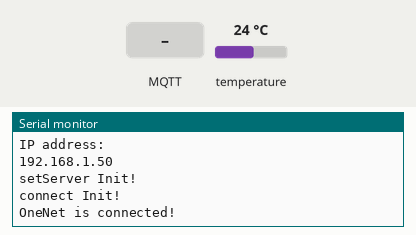
A sketch run on a simulated ESP32. Shown: the last lines printed to the serial monitor. The inputs (shaded band) are chosen by the test bench; at power-on: temperature 24 °C. WiFi joins after 1.5 s; servers stay silent unless stated; no MQTT or app messages arrive unless stated.

Above: at 9.7 s.
9.8 s: MQTT message "1" arrives on the first subscribed topic
At 11.1 s:
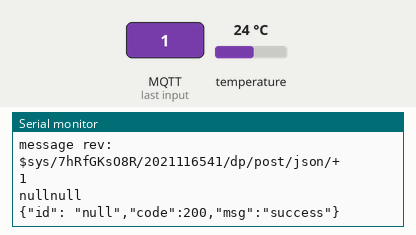
11.6 s: MQTT message "on" arrives on the first subscribed topic
At 12.3 s:
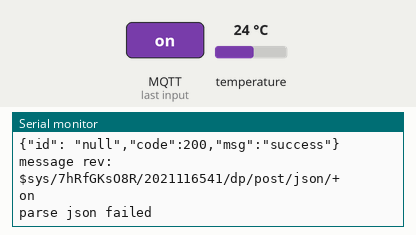
13.1 s: MQTT message "off" arrives on the first subscribed topic
At 14.3 s:
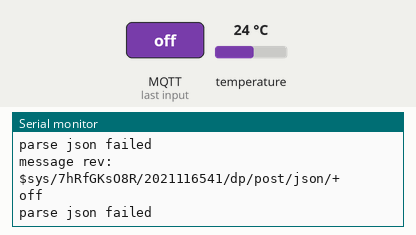
14.6 s: MQTT message "1" arrives on the second subscribed topic
At 15.6 s:
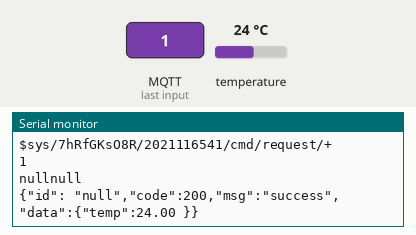

Measured:
- after the input at 9.8 s, the serial monitor: prints a new line after 0.31 s (image 1)
- after the input at 11.6 s, the serial monitor: prints a new line at once (image 2)
- after the input at 13.1 s, the serial monitor: prints a new line after 0.07 s (image 3)
- after the input at 14.6 s, the serial monitor: prints a new line after 0.10 s (image 4)

The sketch:

sketch_jun2a.ino
```cpp
#include <Arduino.h>
#include "WiFi.h"
#include "PubSubClient.h"
#include "Ticker.h"
//#include "uFire_SHT20.h"
#include "ArduinoJson.h"
#include <OneWire.h>
#include <DallasTemperature.h>

 /* 引脚定义 */
const int oneWireBus = 0;

/* 实例初始化 */
OneWire oneWire(oneWireBus);
DallasTemperature sensors(&oneWire);

//uFire_SHT20 sht20;

const char* ssid = "mate40";              //wifi名
const char* password = "cl021210";      //wifi密码
const char* mqtt_server = "mqtts.heclouds.com"; //onenet 的 IP地址 mqtts.heclouds.com 183.230.40.96
const int port = 1883;                    //端口号

#define mqtt_pubid "7hRfGKsO8R"    //产品ID
#define mqtt_devid "2021116541"       //设备名称
//鉴权信息
#define mqtt_password "version=2018-10-31&res=products%2F7hRfGKsO8R%2Fdevices%2F2021116541&et=1717062024&method=md5&sign=dsjhJ5f5hQoWmnoARSq2zg%3D%3D"       //鉴权信息

WiFiClient espClient;           //创建一个WIFI连接客户端
PubSubClient client(espClient); // 创建一个PubSub客户端, 传入创建的WIFI客户端
Ticker tim1;                    //定时器,用来循环上传数据
Ticker tim2;                    //定时器,用来循环上传数据
float temp;
float humi;
float dis;

//设备上传数据的post主题
#define ONENET_TOPIC_PROP_POST "$sys/" mqtt_pubid "/" mqtt_devid "/dp/post/json" //"$sys/" mqtt_pubid "/" mqtt_devid "/thing/property/post"
//接收下发属性设置主题
#define ONENET_TOPIC_PROP_SET  "$sys/" mqtt_pubid "/" mqtt_devid "/dp/post/json/+" //"$sys/" mqtt_pubid "/" mqtt_devid "/thing/property/set"
//接收下发属性设置成功的回复主题
#define ONENET_TOPIC_PROP_SET_REPLY "$sys/" mqtt_pubid "/" mqtt_devid "/dp/post/accepted" //"$sys/" mqtt_pubid "/" mqtt_devid "/thing/property/set_reply"

//接收设备属性获取命令主题
#define ONENET_TOPIC_PROP_GET "$sys/" mqtt_pubid "/" mqtt_devid "/cmd/request/+" //"$sys/" mqtt_pubid "/" mqtt_devid "/thing/property/get"
//接收设备属性获取命令成功的回复主题
#define ONENET_TOPIC_PROP_GET_REPLY "$sys/" mqtt_pubid "/" mqtt_devid "/cmd/response/+/+" //"$sys/" mqtt_pubid "/" mqtt_devid "/thing/property/get_reply"

//这是post上传数据使用的模板
#define ONENET_POST_BODY_FORMAT "{\"id\":%d,\"dp\":%s}"
//#define ONENET_POST_BODY_FORMAT
int postMsgId = 0; //记录已经post了多少条


//连接WIFI相关函数
void setupWifi()
{
  delay(10);
  Serial.println("connect WIFI");
  WiFi.begin(ssid, password);
  while (!WiFi.isConnected())
  {
    Serial.print(".");
    delay(500);
  }
  Serial.println("OK");
  Serial.println("Wifi connected!");
  Serial.println("IP address: ");
  Serial.println(WiFi.localIP());

}


//向主题发送模拟的温湿度数据
void sendTempAndHumi()
{
  if (client.connected())
  {
    //先拼接出json字符串
    char param[82];
    char jsonBuf[178];
    //sprintf(param, "{ \"temp\":[{\"v\":%.2f}],\"humi\":[{\"v\":%.2f}] }", temp, humi); //我们把要上传的数据写在param里
    sprintf(param, "{ \"temp\":[{\"v\":%.2f}] }", temp); //我们把要上传的数据写在param里
    postMsgId += 1;
    sprintf(jsonBuf, ONENET_POST_BODY_FORMAT, postMsgId, param);
    //再从mqtt客户端中发布post消息
    if (client.publish(ONENET_TOPIC_PROP_POST, jsonBuf))
    {
      Serial.print("Post message to cloud: ");
      Serial.println(jsonBuf);
    }
    else
    {
      Serial.println("Publish message to cloud failed!");
    }
  }

}


//重连函数, 如果客户端断线,可以通过此函数重连
void clientReconnect()
{
  while (!client.connected()) //再重连客户端
  {
    Serial.println("reconnect MQTT...");
    if ( client.connect(mqtt_devid, mqtt_pubid, mqtt_password) )
    {
      Serial.println("connected");
    }
    else
    {
      Serial.println("failed");
      Serial.println(client.state());
      Serial.println("try again in 5 sec");
      delay(5000);
    }
  }
}


void callback(char *topic, byte *payload, unsigned int length)
{
  Serial.println("message rev:");
  Serial.println(topic);
  for (size_t i = 0; i < length; i++)
  {
    Serial.print((char)payload[i]);
  }
  Serial.println();

  if (strstr(topic, ONENET_TOPIC_PROP_SET))
  {
    DynamicJsonDocument doc(100);
    DeserializationError error = deserializeJson(doc, payload);
    if (error)
    {
      Serial.println("parse json failed");
      return;
    }
    JsonObject setAlinkMsgObj = doc.as<JsonObject>();
    serializeJsonPretty(setAlinkMsgObj, Serial);
    String str = setAlinkMsgObj["id"];
    Serial.println(str);
    char sendbuf[100];
    sprintf(sendbuf, "{\"id\": \"%s\",\"code\":200,\"msg\":\"success\"}", str.c_str());
    Serial.println(sendbuf);
    client.publish(ONENET_TOPIC_PROP_SET_REPLY, sendbuf);
  }
  if (strstr(topic, ONENET_TOPIC_PROP_GET))
  {
    DynamicJsonDocument doc(100);
    DeserializationError error = deserializeJson(doc, payload);
    if (error)
    {
      Serial.println("parse json failed");
      return;
    }
    JsonObject setAlinkMsgObj = doc.as<JsonObject>();
    serializeJsonPretty(setAlinkMsgObj, Serial);
    String str = setAlinkMsgObj["id"];
    Serial.println(str);
    char sendbuf[100];
    //sprintf(sendbuf, "{\"id\": \"%s\",\"code\":200,\"msg\":\"success\",\"data\":{\"temp\":%.2f,\"humi\":%.2f}}", str.c_str(), temp, humi);
    sprintf(sendbuf, "{\"id\": \"%s\",\"code\":200,\"msg\":\"success\",\"data\":{\"temp\":%.2f }}", str.c_str(), temp);
    Serial.println(sendbuf);
    client.publish(ONENET_TOPIC_PROP_GET_REPLY, sendbuf);
  }
}


void update_date(void)
{
  temp = sensors.getTempCByIndex(0);
  humi++;
  dis++;
  }


void setup() {
  // put your setup code here, to run once:


  Serial.begin(115200); //初始化串口
  sensors.begin();
  //Wire.begin();
  //sht20.begin();
  delay(3000);
  setupWifi();                                           //调用函数连接WIFI
  client.setServer(mqtt_server, port);                   //设置客户端连接的服务器,连接Onenet服务器, 使用1883端口
  delay(2000);
  Serial.println("setServer Init!");
  //client.setCallback(callback);
  client.connect(mqtt_devid, mqtt_pubid, mqtt_password); //客户端连接到指定的产品的指定设备.同时输入鉴权信息
  delay(2000);
  Serial.println("connect Init!");

  if (client.connected())
  {
    Serial.println("OneNet is connected!"); //判断以下是不是连好了.
  }
  client.subscribe(ONENET_TOPIC_PROP_SET);
  client.subscribe(ONENET_TOPIC_PROP_GET);
  client.setCallback(callback);
  tim1.attach(8, sendTempAndHumi); //定时每20秒调用一次发送数据函数sendTempAndHumi
  tim2.attach(4, update_date);
  temp =10;
  humi =20;
  dis = 100;
}
int count = 0;

void loop() {
  // put your main code here, to run repeatedly:
  sensors.requestTemperatures();
  float temp = sensors.getTempCByIndex(0);
  if (!WiFi.isConnected()) //先看WIFI是否还在连接
  {
    setupWifi();
  }
  if (!client.connected()) //如果客户端没连接ONENET, 重新连接
  {
    clientReconnect();
    delay(100);
  }
  client.loop(); //客户端循环检测
}
```
